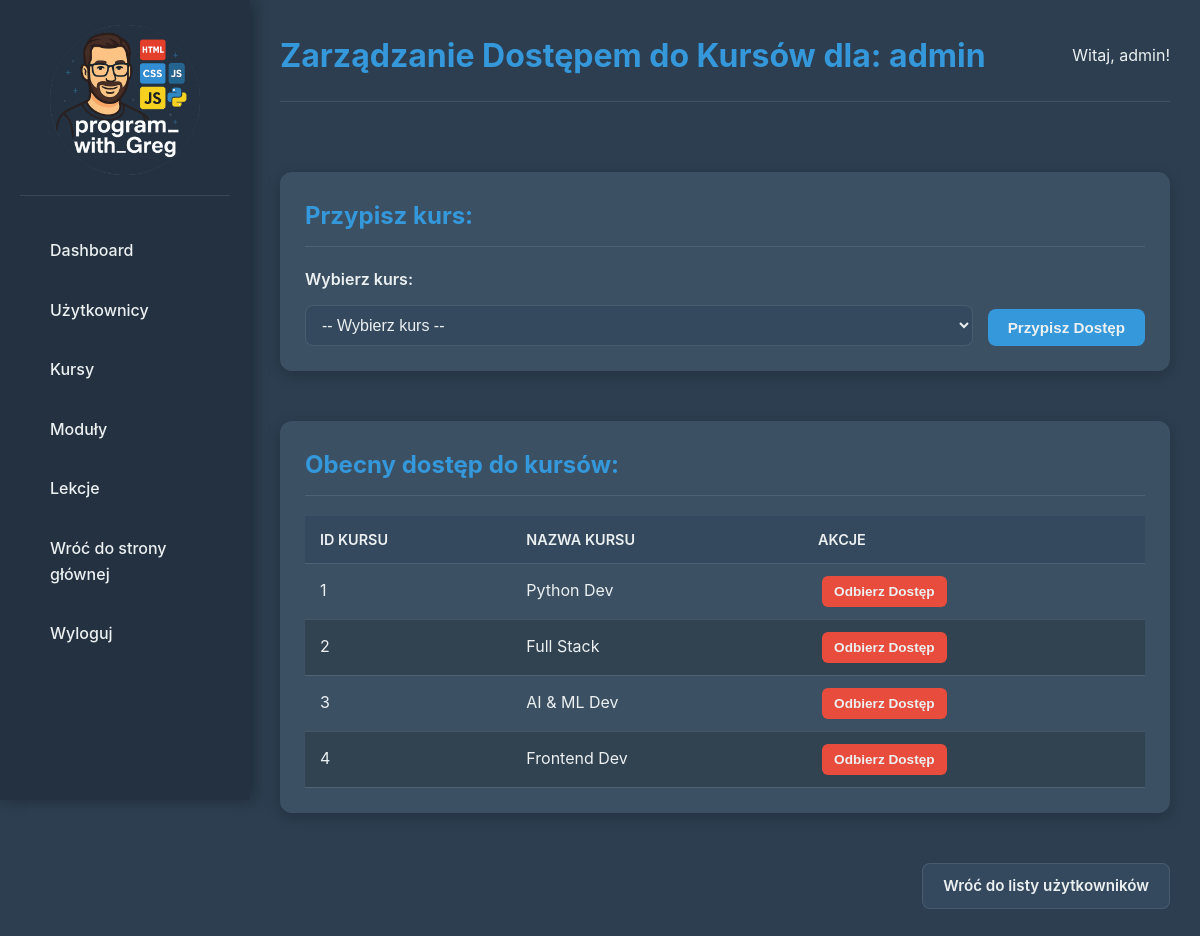
Screenshot of /admin/users/assign_course/1 (signed in) with the database file from the repository.
### models.py (models this page shows, shortened)
class User(db.Model):
    id = db.Column(db.Integer, primary_key=True)
    username = db.Column(db.String(80), unique=True, nullable=False)
    email = db.Column(db.String(120), unique=True, nullable=False)
    password_hash = db.Column(db.String(255), nullable=False) # Zwiększono rozmiar dla bezpieczeństwa hashy
    role = db.Column(db.String(20), default='user', nullable=False) # 'user', 'admin'. Dodano nullable=False
    lessons_balance = db.Column(db.Integer, default=0, nullable=False) # Dodano nullable=False
    created_at = db.Column(db.DateTime, default=datetime.utcnow)
    course_accesses = db.relationship('UserCourseAccess', backref='user', lazy=True, cascade="all, delete-orphan")

class UserCourseAccess(db.Model):
    __tablename__ = 'user_course_access' # Nazwa tabeli
    id = db.Column(db.Integer, primary_key=True) # Dodano ID jako Primary Key
    user_id = db.Column(db.Integer, db.ForeignKey('user.id'), nullable=False)
    course_id = db.Column(db.Integer, db.ForeignKey('course.id'), nullable=False)
    lessons_completed = db.Column(db.Integer, default=0, nullable=False) # <--- WAŻNE: TA LINIA JEST DODANA!
    current_lesson_id = db.Column(db.Integer, db.ForeignKey('lesson.id'), nullable=True) # <--- WAŻNE: TA LINIA JEST DODANA!
    assigned_at = db.Column(db.DateTime, default=datetime.utcnow)

class Course(db.Model):
    id = db.Column(db.Integer, primary_key=True)
    name = db.Column(db.String(100), nullable=False, unique=True)
    description = db.Column(db.Text, nullable=True)
    gradient_class = db.Column(db.String(50), default='course-gradient-default')
    total_lessons = db.Column(db.Integer, default=0, nullable=False) # <--- WAŻNE: TA LINIA JEST DODANA!
    created_at = db.Column(db.DateTime, default=datetime.utcnow)
    modules = db.relationship('Module', backref='course', lazy=True, cascade="all, delete-orphan", order_by="Module.order")
    user_accesses = db.relationship('UserCourseAccess', backref='course', lazy=True, cascade="all, delete-orphan")

### main.py (the view, shortened to what this page needs)
@app.route('/admin/users/assign_course/<int:user_id>', methods=['GET', 'POST']) # Dekorator Flask dla trasy przypisywania kursu do użytkownika.
@admin_required # Dekorator `admin_required` upewnia się, że tylko administratorzy mają dostęp.
def admin_assign_course_to_user(user_id): # Definiuje funkcję widoku `admin_assign_course_to_user`.
    user = User.query.get_or_404(user_id) # Pobiera użytkownika po ID lub zwraca błąd 404.
    all_courses = Course.query.all() # Pobiera wszystkie dostępne kursy.
    user_assigned_course_ids = [uc.course_id for uc in user.course_accesses] # Tworzy listę ID kursów, do których użytkownik już ma dostęp.
    return render_template('admin/assign_course_to_user.html', # Renderuje szablon `admin/assign_course_to_user.html`.
                            user=user, # Przekazuje obiekt użytkownika.
                            all_courses=all_courses, # Przekazuje listę wszystkich kursów.
                            user_assigned_course_ids=user_assigned_course_ids) # Przekazuje listę ID przypisanych kursów.

### templates/admin/assign_course_to_user.html (shortened to what this page needs)
{% extends "admin/base_admin.html" %}
{% block page_title %}Zarządzanie Dostępem do Kursów dla: {{ user.username }}{% endblock %}
{% block content %}
    <div class="admin-card">
        <h3>Przypisz kurs:</h3>
        <form method="POST" action="{{ url_for('admin_assign_course_to_user', user_id=user.id) }}" class="form-inline">
            <div class="form-group">
                <label for="course_id">Wybierz kurs:</label>
                <select id="course_id" name="course_id" required>
                    <option value="">-- Wybierz kurs --</option>
                </select>
            </div>
            <button type="submit" class="btn-primary">Przypisz Dostęp</button>
        </form>
    </div>
    <div class="admin-card" style="margin-top: 25px;">
        <h3>Obecny dostęp do kursów:</h3>
        {% if user.course_accesses %}
            <table>
                <thead>
                    <tr>
                        <th>ID Kursu</th>
                        <th>Nazwa Kursu</th>
                        <th>Akcje</th>
                    </tr>
                </thead>
                <tbody>
                    {% for access in user.course_accesses %}
                    <tr>
                        <td>{{ access.course.id }}</td>
                        <td>{{ access.course.name }}</td>
                        <td>
                            <form action="{{ url_for('admin_revoke_course_from_user', user_id=user.id, course_id=access.course.id) }}" method="POST" onsubmit="return confirm('Czy na pewno chcesz odebrać dostęp do tego kursu?');" style="display:inline;">
                                <button type="submit" class="btn-action delete">Odbierz Dostęp</button>
                            </form>
                        </td>
                    </tr>
                    {% endfor %}
                </tbody>
            </table>
        {% else %}
            <p>Użytkownik nie ma dostępu do żadnych kursów.</p>
        {% endif %}
    </div>
    <div class="form-actions" style="margin-top: 25px;">
        <a href="{{ url_for('admin_users') }}" class="btn-secondary">Wróć do listy użytkowników</a>
    </div>
{% endblock %}

### static/css/admin.css (style rules this page uses)
:root { --admin-bg-dark: #2c3e50; --admin-bg-light: #34495e; --admin-sidebar-bg: #233140; --admin-text-light: #ecf0f1; --admin-text-darker: #bdc3c7; --admin-accent-blue: #3498db; --admin-accent-green: #27ae60; --admin-accent-red: #e74c3c; --admin-accent-orange: #f39c12; --admin-border-color: rgba(255, 255, 255, 0.1); --admin-card-bg: #3b5063; --admin-hover-bg: rgba(255, 255, 255, 0.08); --admin-active-bg: var(--admin-accent-blue); }
*, *::before, *::after { box-sizing: border-box; margin: 0; padding: 0; }
html { height: 100%; }
body { font-family: 'Inter', 'Segoe UI', Tahoma, Geneva, Verdana, sans-serif; background-color: var(--admin-bg-dark); color: var(--admin-text-light); line-height: 1.6; overflow-x: hidden; min-height: 100vh; display: flex; flex-direction: column; }
a { text-decoration: none; color: inherit; }
table { width: 100%; border-collapse: collapse; }
th, td { padding: 12px 15px; text-align: left; border-bottom: 1px solid var(--admin-border-color); }
th { background-color: var(--admin-bg-light); font-weight: 600; color: var(--admin-text-light); text-transform: uppercase; font-size: 0.9em; }
td { background-color: var(--admin-card-bg); }
tr:nth-child(even) td { background-color: #314251; }
input[type="text"], input[type="email"], input[type="password"], input[type="number"], textarea, select { width: 100%; padding: 10px 12px; margin-top: 5px; border: 1px solid var(--admin-border-color); border-radius: 8px; background-color: var(--admin-bg-light); color: var(--admin-text-light); font-size: 1rem; transition: border-color 0.2s ease, box-shadow 0.2s ease; }
.btn-primary, .btn-secondary, .btn-action, .btn-small { padding: 10px 20px; border-radius: 8px; font-size: 0.95rem; font-weight: 600; text-align: center; transition: all 0.3s ease; cursor: pointer; border: none; display: inline-flex; align-items: center; justify-content: center; gap: 8px; }
.btn-primary { background-color: var(--admin-accent-blue); color: var(--admin-text-light); }
.btn-secondary { background-color: var(--admin-bg-light); color: var(--admin-text-light); border: 1px solid var(--admin-border-color); }
.btn-action { padding: 8px 12px; font-size: 0.85rem; border-radius: 6px; margin: 0 4px; }
.btn-action.delete { background-color: var(--admin-accent-red); color: var(--admin-text-light); }
.admin-card { background-color: var(--admin-card-bg); border-radius: 12px; padding: 25px; box-shadow: 0 4px 15px rgba(0, 0, 0, 0.2); }
.admin-card h3 { font-size: 1.5rem; color: var(--admin-accent-blue); margin-bottom: 20px; padding-bottom: 10px; border-bottom: 1px solid var(--admin-border-color); }
.form-group { margin-bottom: 15px; }
.form-group label { display: block; margin-bottom: 8px; font-weight: 600; color: var(--admin-text-light); }
.form-actions { margin-top: 25px; display: flex; gap: 15px; justify-content: flex-end; }
.form-inline { display: flex; align-items: flex-end; gap: 15px; flex-wrap: wrap; }
.form-inline .form-group { margin-bottom: 0; flex-grow: 1; }

### rows the page displays
User: username "admin"
UserCourseAccess: course.id "1", course.name "Python Dev"
UserCourseAccess: course.id "2", course.name "Full Stack"
UserCourseAccess: course.id "3", course.name "AI & ML Dev"
UserCourseAccess: course.id "4", course.name "Frontend Dev"

### other values shown
{{ session.get('username', 'Admin') }} "admin"
